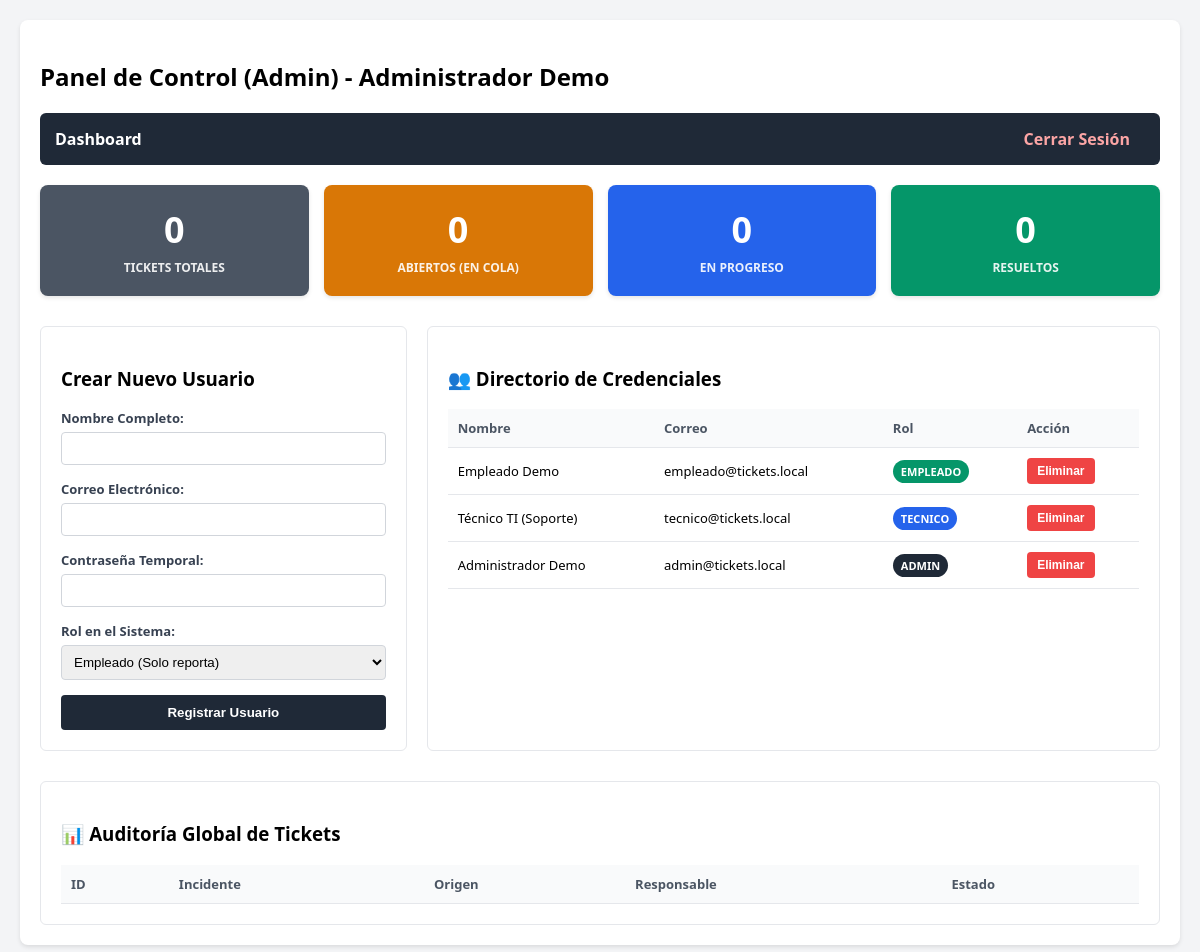
The app's page /vistas/admin.php (signed in) with its own data.
### tables this page shows
CREATE TABLE IF NOT EXISTS usuarios (
    id INT AUTO_INCREMENT PRIMARY KEY,
    nombre_completo VARCHAR(150) NOT NULL,
    email VARCHAR(150) NOT NULL UNIQUE,
    password_hash VARCHAR(255) NOT NULL,
    rol ENUM('empleado', 'tecnico', 'admin') DEFAULT 'empleado',
    departamento_id INT,
    fecha_creacion TIMESTAMP DEFAULT CURRENT_TIMESTAMP,
    FOREIGN KEY (departamento_id) REFERENCES departamentos(id) ON DELETE SET NULL
);

### vistas/admin.php (the view, shortened to what this page needs)
<?php
require_once '../config/db.php';
$stats = [];
$stats['total_tickets'] = $pdo->query("SELECT COUNT(*) FROM tickets")->fetchColumn();
$stats['tickets_abiertos'] = $pdo->query("SELECT COUNT(*) FROM tickets WHERE estado = 'Abierto'")->fetchColumn();
$stats['tickets_progreso'] = $pdo->query("SELECT COUNT(*) FROM tickets WHERE estado = 'En Progreso'")->fetchColumn();
$stats['tickets_resueltos'] = $pdo->query("SELECT COUNT(*) FROM tickets WHERE estado = 'Resuelto'")->fetchColumn();
$lista_usuarios = $pdo->query("SELECT id, nombre_completo, email, rol, fecha_creacion FROM usuarios ORDER BY rol, nombre_completo")->fetchAll();
?>
<!DOCTYPE html>
<html lang="es">
<head>
</head>
<body>
    <div class="container">
        <h2>Panel de Control (Admin) - <?php echo htmlspecialchars($_SESSION['usuario_nombre']); ?></h2>
        <nav>
            <a href="admin.php">Dashboard</a>
            <a href="../logout.php" class="btn-logout">Cerrar Sesión</a>
        </nav>
        <div class="stats-grid">
            <div class="stat-box bg-total">
                <h3><?php echo $stats['total_tickets']; ?></h3>
                <p>Tickets Totales</p>
            </div>
            <div class="stat-box bg-abiertos">
                <h3><?php echo $stats['tickets_abiertos']; ?></h3>
                <p>Abiertos (En Cola)</p>
            </div>
            <div class="stat-box bg-progreso">
                <h3><?php echo $stats['tickets_progreso']; ?></h3>
                <p>En Progreso</p>
            </div>
            <div class="stat-box bg-resueltos">
                <h3><?php echo $stats['tickets_resueltos']; ?></h3>
                <p>Resueltos</p>
            </div>
        </div>
        <div class="grid">
            <div class="card">
                <h3>Crear Nuevo Usuario</h3>
                <form action="admin.php" method="POST">
                    <label>Nombre Completo:</label>
                    <input type="text" name="nombre_completo" required>
                    <label>Correo Electrónico:</label>
                    <input type="email" name="email" required>
                    <label>Contraseña Temporal:</label>
                    <input type="password" name="password" required>
                    <label>Rol en el Sistema:</label>
                    <select name="rol" required>
                        <option value="empleado">Empleado (Solo reporta)</option>
                    </select>
                    <button type="submit" name="crear_usuario" class="btn-crear">Registrar Usuario</button>
                </form>
            </div>
            <div class="card">
                <h3>👥 Directorio de Credenciales</h3>
                <table>
                    <thead>
                        <tr><th>Nombre</th><th>Correo</th><th>Rol</th><th>Acción</th></tr>
                    </thead>
                    <tbody>
                        <?php foreach ($lista_usuarios as $user): ?>
                            <tr>
                                <td><?php echo htmlspecialchars($user['nombre_completo']); ?></td>
                                <td><?php echo htmlspecialchars($user['email']); ?></td>
                                <td><span class="badge-rol rol-<?php echo $user['rol']; ?>"><?php echo strtoupper($user['rol']); ?></span></td>
                                <td>
                                    <form method="POST" style="margin:0;" onsubmit="return confirm('¿Seguro que deseas eliminar este usuario?');">
                                        <button type="submit" name="eliminar_usuario" class="btn-accion btn-eliminar">Eliminar</button>
                                    </form>
                                </td>
                            </tr>
                        <?php endforeach; ?>
                    </tbody>
                </table>
            </div>
        </div>
        <div class="card">
            <h3>📊 Auditoría Global de Tickets</h3>
            <table>
                <thead>
                    <tr><th>ID</th><th>Incidente</th><th>Origen</th><th>Responsable</th><th>Estado</th></tr>
                </thead>
            </table>
        </div>
    </div>
</body>
</html>

### vistas/admin.php (style rules this page uses)
body { font-family: 'Segoe UI', Tahoma, Geneva, Verdana, sans-serif; background-color: #f3f4f6; margin: 0; padding: 20px; }
.container { background: white; padding: 20px; border-radius: 8px; box-shadow: 0 2px 4px rgba(0,0,0,0.1); max-width: 1200px; margin: auto; }
nav { background: #1f2937; padding: 15px; border-radius: 6px; margin-bottom: 20px; overflow: hidden; }
nav a { color: white; text-decoration: none; margin-right: 15px; font-weight: bold; float: left; }
.btn-logout { float: right; color: #fca5a5; }
.stats-grid { display: grid; grid-template-columns: repeat(4, 1fr); gap: 15px; margin-bottom: 30px; }
.stat-box { padding: 20px; border-radius: 8px; color: white; text-align: center; box-shadow: 0 2px 4px rgba(0,0,0,0.1); }
.stat-box h3 { margin: 0; font-size: 36px; }
.stat-box p { margin: 5px 0 0 0; font-weight: bold; text-transform: uppercase; font-size: 12px; opacity: 0.9; }
.bg-total { background: #4b5563; }
.bg-abiertos { background: #d97706; }
.bg-progreso { background: #2563eb; }
.bg-resueltos { background: #059669; }
.grid { display: grid; grid-template-columns: 1fr 2fr; gap: 20px; margin-bottom: 30px; }
.card { border: 1px solid #e5e7eb; padding: 20px; border-radius: 6px; background: #fff; overflow-x: auto; }
table { width: 100%; border-collapse: collapse; margin-top: 10px; font-size: 13px; }
th, td { padding: 10px; text-align: left; border-bottom: 1px solid #e5e7eb; }
th { background-color: #f9fafb; color: #4b5563; }
label { display: block; margin-bottom: 5px; font-weight: bold; font-size: 13px; color: #374151; }
input, select { width: 100%; padding: 8px; margin-bottom: 15px; border: 1px solid #d1d5db; border-radius: 4px; box-sizing: border-box; }
.btn-crear { background: #1f2937; color: white; border: none; padding: 10px; border-radius: 4px; cursor: pointer; font-weight: bold; width: 100%; }
.btn-accion { padding: 6px 10px; border: none; border-radius: 4px; font-weight: bold; cursor: pointer; color: white; font-size: 12px; }
.btn-eliminar { background-color: #ef4444; }
.badge-rol { padding: 4px 8px; border-radius: 12px; font-size: 11px; font-weight: bold; color: white; }
.rol-admin { background: #1f2937; }
.rol-tecnico { background: #2563eb; }
.rol-empleado { background: #059669; }

### records on screen
usuarios: nombre_completo "Empleado Demo", email "empleado@tickets.local", rol "EMPLEADO"
usuarios: nombre_completo "Técnico TI (Soporte)", email "tecnico@tickets.local", rol "TECNICO"
usuarios: nombre_completo "Administrador Demo", email "admin@tickets.local", rol "ADMIN"

### other values on screen
$_SESSION['usuario_nombre'] "Administrador Demo"
$stats['total_tickets'] "0"
$stats['tickets_abiertos'] "0"
$stats['tickets_progreso'] "0"
$stats['tickets_resueltos'] "0"
